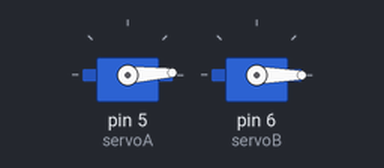
The sketch below on a simulated Arduino Uno, built with avr-gcc and run on an emulated ATmega328P. Parts: 2 × servo.

Above: at 1.05 s.
At 2.8 s:
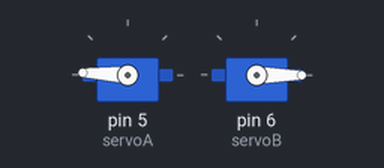
At 4.6 s:
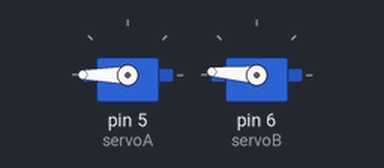
At 8.15 s:
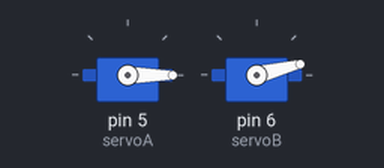
Timing chart, 0 to 10.5 s (numbered marks = the images above):
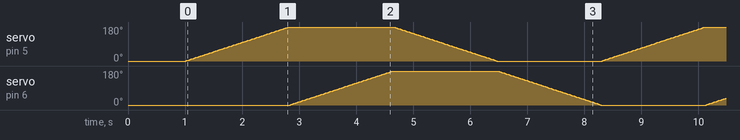

The sketch:

Controlling_2_Servos_Sketch.ino
```cpp
#include <Servo.h> //Use servo library
int posA = 0; //Position of servos
int posB = 0;

Servo servoA; //Creates a servo motor in library
Servo servoB;

void setup() {
  servoA.attach(5); //Servos connected to pins 5 and 6
  servoB.attach(6);
  servoA.write(0); //Make shure they are at angle 0
  servoB.write(0);
  delay (1000); //Wait for motors to turn to 0 degrees
}

void loop() {
  for (int posA = 0; posA <= 180; posA ++) {  // rotate slowly from 0 degrees to 180 degrees, by one degree
    servoA.write(posA);  // control servo to go to position in variable 'posA'
    delay(10);         // waits 10ms for the servo to reach the position
  }

  for (int posB = 0; posB <= 180; posB ++) {  // rotate slowly from 0 degrees to 180 degrees, by one degree
    // in steps of 1 degree
    servoB.write(posB);  // control servo to go to position in variable 'posB'
    delay(10);         // waits 10ms for the servo to reach the position
  }

  for (int posA = 180; posA >= 0; posA --) {  // rotate from 180 degrees to 0 degrees, by one degree
    servoA.write(posA);                        // control servo to go to position in variable 'posA'
    delay(10);                               // waits 10ms for the servo to reach the position
  }

  for (int posB = 180; posB >= 0; posB --) {  // rotate from 180 degrees to 0 degrees, by one degree
    servoB.write(posB);                        // control servo to go to position in variable 'posB'
    delay(10);                               // waits 10ms for the servo to reach the position
  }
}
```
